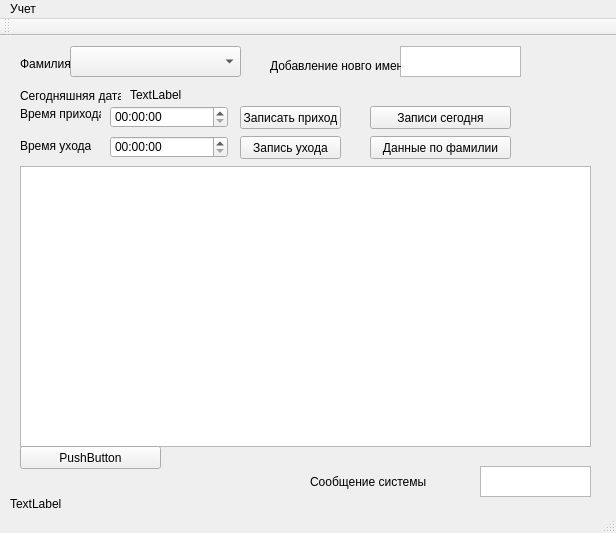
<?xml version="1.0" encoding="UTF-8"?>
<ui version="4.0">
 <class>MainWindow</class>
 <widget class="QMainWindow" name="MainWindow">
  <property name="geometry">
   <rect>
    <x>0</x>
    <y>0</y>
    <width>616</width>
    <height>533</height>
   </rect>
  </property>
  <property name="windowTitle">
   <string>Учет рабочего времени отдела РПР</string>
  </property>
  <widget class="QWidget" name="centralWidget">
   <widget class="QLabel" name="label">
    <property name="geometry">
     <rect>
      <x>20</x>
      <y>49</y>
      <width>101</width>
      <height>21</height>
     </rect>
    </property>
    <property name="frameShape">
     <enum>QFrame::NoFrame</enum>
    </property>
    <property name="text">
     <string>Сегодняшняя дата:</string>
    </property>
    <property name="margin">
     <number>0</number>
    </property>
   </widget>
   <widget class="QTextEdit" name="textEdit">
    <property name="geometry">
     <rect>
      <x>480</x>
      <y>430</y>
      <width>111</width>
      <height>31</height>
     </rect>
    </property>
   </widget>
   <widget class="QPushButton" name="pushButton">
    <property name="geometry">
     <rect>
      <x>240</x>
      <y>70</y>
      <width>101</width>
      <height>23</height>
     </rect>
    </property>
    <property name="text">
     <string>Записать приход</string>
    </property>
   </widget>
   <widget class="QPushButton" name="pushButton_2">
    <property name="geometry">
     <rect>
      <x>240</x>
      <y>100</y>
      <width>101</width>
      <height>23</height>
     </rect>
    </property>
    <property name="text">
     <string>Запись ухода</string>
    </property>
   </widget>
   <widget class="QTextEdit" name="Name">
    <property name="geometry">
     <rect>
      <x>400</x>
      <y>10</y>
      <width>121</width>
      <height>31</height>
     </rect>
    </property>
   </widget>
   <widget class="QTimeEdit" name="timeinc">
    <property name="geometry">
     <rect>
      <x>110</x>
      <y>70</y>
      <width>118</width>
      <height>22</height>
     </rect>
    </property>
   </widget>
   <widget class="QTimeEdit" name="timeout">
    <property name="geometry">
     <rect>
      <x>110</x>
      <y>100</y>
      <width>118</width>
      <height>22</height>
     </rect>
    </property>
   </widget>
   <widget class="QLabel" name="label_2">
    <property name="geometry">
     <rect>
      <x>130</x>
      <y>49</y>
      <width>91</width>
      <height>20</height>
     </rect>
    </property>
    <property name="frameShape">
     <enum>QFrame::NoFrame</enum>
    </property>
    <property name="text">
     <string>TextLabel</string>
    </property>
    <property name="margin">
     <number>0</number>
    </property>
   </widget>
   <widget class="QLabel" name="label_3">
    <property name="geometry">
     <rect>
      <x>20</x>
      <y>20</y>
      <width>51</width>
      <height>16</height>
     </rect>
    </property>
    <property name="text">
     <string>Фамилия</string>
    </property>
   </widget>
   <widget class="QLabel" name="label_4">
    <property name="geometry">
     <rect>
      <x>20</x>
      <y>100</y>
      <width>71</width>
      <height>20</height>
     </rect>
    </property>
    <property name="text">
     <string>Время ухода</string>
    </property>
   </widget>
   <widget class="QLabel" name="label_5">
    <property name="geometry">
     <rect>
      <x>20</x>
      <y>70</y>
      <width>81</width>
      <height>16</height>
     </rect>
    </property>
    <property name="text">
     <string>Время прихода</string>
    </property>
   </widget>
   <widget class="QLabel" name="label_6">
    <property name="geometry">
     <rect>
      <x>10</x>
      <y>460</y>
      <width>131</width>
      <height>16</height>
     </rect>
    </property>
    <property name="text">
     <string>TextLabel</string>
    </property>
   </widget>
   <widget class="QTableWidget" name="table">
    <property name="geometry">
     <rect>
      <x>20</x>
      <y>130</y>
      <width>571</width>
      <height>281</height>
     </rect>
    </property>
   </widget>
   <widget class="QPushButton" name="pushButton_3">
    <property name="geometry">
     <rect>
      <x>370</x>
      <y>70</y>
      <width>141</width>
      <height>23</height>
     </rect>
    </property>
    <property name="text">
     <string>Записи сегодня</string>
    </property>
   </widget>
   <widget class="QPushButton" name="pushButton_4">
    <property name="geometry">
     <rect>
      <x>370</x>
      <y>100</y>
      <width>141</width>
      <height>23</height>
     </rect>
    </property>
    <property name="text">
     <string>Данные по фамилии</string>
    </property>
   </widget>
   <widget class="QComboBox" name="comboName">
    <property name="geometry">
     <rect>
      <x>70</x>
      <y>10</y>
      <width>171</width>
      <height>31</height>
     </rect>
    </property>
   </widget>
   <widget class="QPushButton" name="debugButton">
    <property name="geometry">
     <rect>
      <x>20</x>
      <y>410</y>
      <width>141</width>
      <height>23</height>
     </rect>
    </property>
    <property name="text">
     <string>PushButton</string>
    </property>
   </widget>
   <widget class="QLabel" name="debug">
    <property name="geometry">
     <rect>
      <x>310</x>
      <y>420</y>
      <width>171</width>
      <height>51</height>
     </rect>
    </property>
    <property name="text">
     <string>Сообщение системы</string>
    </property>
   </widget>
   <widget class="QLabel" name="label_7">
    <property name="geometry">
     <rect>
      <x>270</x>
      <y>20</y>
      <width>131</width>
      <height>20</height>
     </rect>
    </property>
    <property name="frameShape">
     <enum>QFrame::NoFrame</enum>
    </property>
    <property name="text">
     <string>Добавление новго имени</string>
    </property>
   </widget>
  </widget>
  <widget class="QMenuBar" name="menuBar">
   <property name="geometry">
    <rect>
     <x>0</x>
     <y>0</y>
     <width>616</width>
     <height>21</height>
    </rect>
   </property>
   <widget class="QMenu" name="menu">
    <property name="title">
     <string>Учет</string>
    </property>
    <addaction name="action"/>
   </widget>
   <addaction name="menu"/>
  </widget>
  <widget class="QToolBar" name="mainToolBar">
   <attribute name="toolBarArea">
    <enum>TopToolBarArea</enum>
   </attribute>
   <attribute name="toolBarBreak">
    <bool>false</bool>
   </attribute>
  </widget>
  <widget class="QStatusBar" name="statusBar"/>
  <action name="actionInctime">
   <property name="checkable">
    <bool>true</bool>
   </property>
   <property name="text">
    <string>inctime</string>
   </property>
  </action>
  <action name="action">
   <property name="text">
    <string>Отчет</string>
   </property>
  </action>
 </widget>
 <layoutdefault spacing="6" margin="11"/>
 <resources/>
 <connections/>
</ui>
